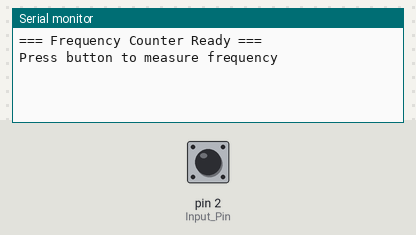
Bench run of a sketch on a simulated Arduino Uno, built with avr-gcc and run on an emulated ATmega328P. Shown: the last lines printed to the serial monitor. The test bench sets the inputs (shaded band); at power-on: pin 2 (Input_Pin) LOW.

Above: at 1.2 s.
1.3 s: pin 2 (Input_Pin) driven HIGH
At 2.5 s:
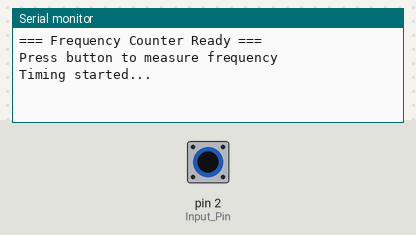
2.8 s: pin 2 (Input_Pin) pulsed LOW 2 times (0.12 s each, 0.3 s apart)
At 3.16 s:
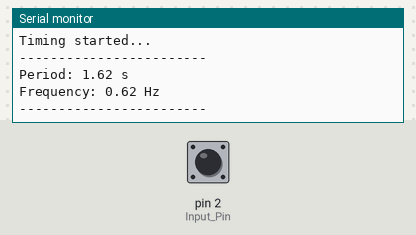

The sketch:

Frequency_Counter_NonBlocking.ino
```cpp
// Frequency Counter - Non-Blocking Version for Web Simulator
// Uses state machine instead of while loops

const int Input_Pin = 2;
int lastState = LOW;
long int StartTime = 0;
int edgeCount = 0;

void setup()
{
  pinMode(Input_Pin, INPUT);
  Serial.begin(9600);
  Serial.println("=== Frequency Counter Ready ===");
  Serial.println("Press button to measure frequency");
  Serial.println("");
}

void loop()
{
  int currentState = digitalRead(Input_Pin);

  // Detect rising edge (LOW to HIGH transition)
  if (currentState == HIGH && lastState == LOW) {
    edgeCount++;

    if (edgeCount == 1) {
      // First rising edge - start timing
      StartTime = millis();
      Serial.println("Timing started...");
    }
    else if (edgeCount == 2) {
      // Second rising edge - calculate frequency
      long Duration = millis() - StartTime;
      float DurationSeconds = Duration / 1000.0;

      if (DurationSeconds > 0) {
        float Frequency = 1.0 / DurationSeconds;

        Serial.println("------------------------");
        Serial.print("Period: ");
        Serial.print(DurationSeconds);
        Serial.println(" s");
        Serial.print("Frequency: ");
        Serial.print(Frequency);
        Serial.println(" Hz");
        Serial.println("------------------------");
        Serial.println("");
      }

      // Reset for next measurement
      edgeCount = 0;
    }
  }

  lastState = currentState;
}
```

Measured:
- after the input at 1.3 s, the serial monitor: prints a new line at once (image 1)
- after the input at 2.8 s, the serial monitor: prints a new line after 0.12 s (image 2)
